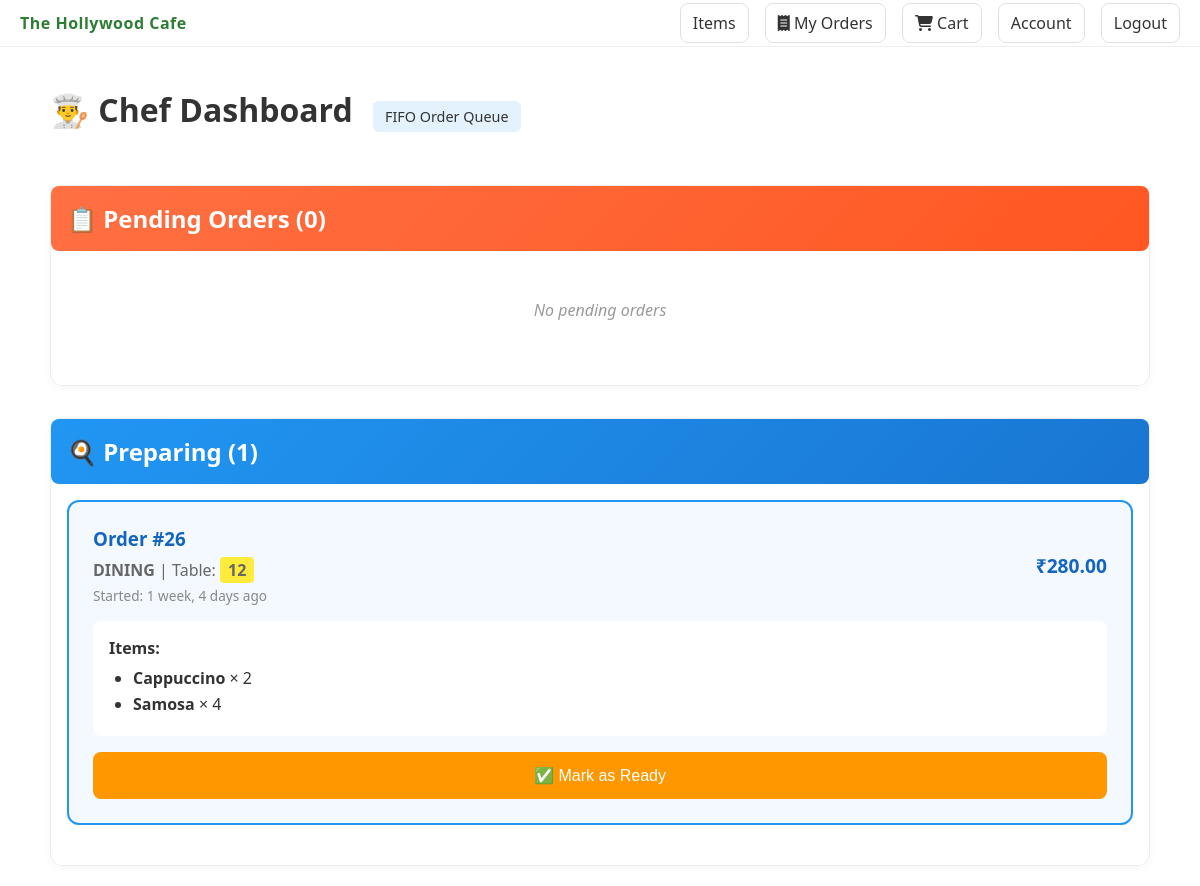
The page /chef/ (signed in) on the database its author committed.
### cafe/models.py (models this page shows, shortened)
class TimeStampedModel(models.Model):
    created_at = models.DateTimeField(auto_now_add=True)
    updated_at = models.DateTimeField(auto_now=True)
    class Meta:
        abstract = True

class Order(TimeStampedModel):
    ORDER_TYPE_CHOICES = (
        ('DINING', 'Dining'),
        ('DELIVERY', 'Delivery'),
    )
    STATUS_CHOICES = (
        ('PENDING_PAYMENT', 'Pending Payment'),
        ('PAID', 'Paid'),
        ('PREPARING', 'Preparing'),
        ('READY_FOR_DELIVERY', 'Ready for Delivery'),
        ('OUT_FOR_DELIVERY', 'Out for Delivery'),
        ('COMPLETED', 'Completed'),
        ('CANCELED', 'Canceled'),
        ('REJECTED', 'Rejected'),
    )
    customer = models.ForeignKey(Customer, on_delete=models.SET_NULL, null=True, related_name='orders')
    order_type = models.CharField(max_length=20, choices=ORDER_TYPE_CHOICES)
    table_no = models.CharField(max_length=20, blank=True)  # only for dining
    delivery_address = models.ForeignKey(Address, on_delete=models.SET_NULL, null=True, blank=True)
    total_amount = models.DecimalField(max_digits=12, decimal_places=2)
    status = models.CharField(max_length=20, choices=STATUS_CHOICES, default='PENDING_PAYMENT')
    sent_to_chef_at = models.DateTimeField(null=True, blank=True)
    preparing_started_at = models.DateTimeField(null=True, blank=True)
    ready_at = models.DateTimeField(null=True, blank=True)
    completed_at = models.DateTimeField(null=True, blank=True)
    class Meta:
        ordering = ['-created_at']

class OrderItem(models.Model):
    order = models.ForeignKey(Order, on_delete=models.CASCADE, related_name='items')
    item = models.ForeignKey(Item, on_delete=models.SET_NULL, null=True)
    quantity = models.PositiveIntegerField()
    unit_price = models.DecimalField(max_digits=10, decimal_places=2)

class Item(TimeStampedModel):
    name = models.CharField(max_length=200)
    description = models.TextField(blank=True)
    price = models.DecimalField(max_digits=10, decimal_places=2)
    image = models.ImageField(upload_to='items/', blank=True, null=True)
    is_active = models.BooleanField(default=True)
    category = models.ForeignKey(ItemCategory, on_delete=models.SET_NULL, null=True, blank=True, related_name='items')

### cafe/views.py (the view)
# urls.py: path('chef/', views.chef_dashboard, name='chef_dashboard'),
@login_required
@user_passes_test(is_chef)
def chef_dashboard(request):
    from django.utils import timezone
    pending_orders = Order.objects.filter(
        status='PAID'
    ).select_related('customer', 'delivery_address').prefetch_related('items__item').order_by('sent_to_chef_at', 'created_at')
    preparing_orders = Order.objects.filter(
        status='PREPARING'
    ).select_related('customer', 'delivery_address').prefetch_related('items__item').order_by('preparing_started_at')
    context = {
        'pending_orders': pending_orders,
        'preparing_orders': preparing_orders,
    }
    return render(request, 'cafe/chef_dashboard.html', context)

### cafe/context_processors.py (called while the page is built)
def cart_context(request):
    try:
        cart = get_or_create_cart(request)
        count = sum(ci.quantity for ci in cart.items.all())
        total = sum(ci.subtotal for ci in cart.items.all())
    except Exception:
        count = 0
        total = 0
    return {
        'cart_count': count,
        'cart_total': total,
    }

### cafe/utils.py (called while the page is built)
def get_or_create_cart(request):
    if not request.session.session_key:
        request.session.save()
    session_key = request.session.session_key
    cart = Cart.objects.filter(session_key=session_key, status='OPEN').first()
    if request.user.is_authenticated and hasattr(request.user, 'customer_profile'):
        customer = request.user.customer_profile
        if cart:
            cart.customer = customer
            cart.save()
        else:
            cart = Cart.objects.filter(customer=customer, status='OPEN').first()
            if not cart:
                cart = Cart.objects.create(session_key=session_key, customer=customer, status='OPEN')
    elif not cart:
        cart = Cart.objects.create(session_key=session_key, status='OPEN')
    return cart

### cafe/views.py (called while the page is built)
def is_chef(user):
    return user.is_authenticated and (user.groups.filter(name='Chef').exists() or user.is_staff)

### cafe/templates/cafe/chef_dashboard.html (shortened to what this page needs)
{% extends 'base.html' %}
{% block content %}
<div style="margin-bottom:2rem;">
  <h1 style="display:inline-block;margin-right:1rem;">👨‍🍳 Chef Dashboard</h1>
  <span style="background:#e3f2fd;padding:6px 12px;border-radius:6px;font-size:0.9rem;">FIFO Order Queue</span>
</div>
<div class="card" style="margin-bottom:2rem;">
  <h2 style="background:linear-gradient(135deg, #ff7043 0%, #ff5722 100%);color:white;padding:1rem;border-radius:8px;margin:-16px -16px 1rem -16px;">
    📋 Pending Orders ({{ pending_orders.count }})
  </h2>
  {% if pending_orders %}
    {% for order in pending_orders %}
    <div style="border:2px solid #ff7043;border-radius:12px;padding:1.5rem;margin-bottom:1.5rem;background:#fff8f3;">
      <div style="display:flex;justify-content:space-between;align-items:center;margin-bottom:1rem;">
        <div>
          <h3 style="margin:0;color:#d84315;">Order #{{ order.id }}</h3>
          <p style="margin:0.5rem 0 0 0;color:#666;">
            <strong>{{ order.order_type }}</strong>
            {% if order.order_type == 'DINING' %}
              | Table: <span style="background:#ffeb3b;padding:2px 8px;border-radius:4px;font-weight:600;">{{ order.table_no }}</span>
            {% endif %}
          </p>
          <p style="margin:0.3rem 0 0 0;font-size:0.85rem;color:#888;">
            Customer: {{ order.customer.name }} | {{ order.customer.phone }}
          </p>
        </div>
        <div style="text-align:right;">
          <p style="margin:0;font-size:1.2rem;font-weight:700;color:#d84315;">₹{{ order.total_amount }}</p>
          <p style="margin:0.3rem 0 0 0;font-size:0.8rem;color:#666;">
            {{ order.created_at|timesince }} ago
          </p>
        </div>
      </div>
      <div style="background:white;border-radius:8px;padding:1rem;margin-bottom:1rem;">
        <strong style="color:#333;">Items:</strong>
        <ul style="margin:0.5rem 0 0 0;padding-left:1.5rem;">
          {% for item in order.items.all %}
            <li style="margin:0.3rem 0;">
              <strong>{{ item.item.name }}</strong> × {{ item.quantity }}
              {% if item.item.description %}
                <span style="color:#888;font-size:0.85rem;">({{ item.item.description|truncatewords:10 }})</span>
              {% endif %}
            </li>
          {% endfor %}
        </ul>
      </div>
      <form method="post" action="{% url 'chef_start_preparing' order.id %}" style="margin:0;">
        {% csrf_token %}
        <button type="submit" class="btn" style="width:100%;background:#4caf50;font-size:1rem;padding:14px;">
          🚀 Start Preparing
        </button>
      </form>
    </div>
    {% endfor %}
  {% else %}
    <p style="text-align:center;color:#999;padding:2rem;"><em>No pending orders</em></p>
  {% endif %}
</div>
<div class="card">
  <h2 style="background:linear-gradient(135deg, #2196f3 0%, #1976d2 100%);color:white;padding:1rem;border-radius:8px;margin:-16px -16px 1rem -16px;">
    🍳 Preparing ({{ preparing_orders.count }})
  </h2>
  {% if preparing_orders %}
    {% for order in preparing_orders %}
    <div style="border:2px solid #2196f3;border-radius:12px;padding:1.5rem;margin-bottom:1.5rem;background:#f3f9ff;">
      <div style="display:flex;justify-content:space-between;align-items:center;margin-bottom:1rem;">
        <div>
          <h3 style="margin:0;color:#1565c0;">Order #{{ order.id }}</h3>
          <p style="margin:0.5rem 0 0 0;color:#666;">
            <strong>{{ order.order_type }}</strong>
            {% if order.order_type == 'DINING' %}
              | Table: <span style="background:#ffeb3b;padding:2px 8px;border-radius:4px;font-weight:600;">{{ order.table_no }}</span>
            {% endif %}
          </p>
          <p style="margin:0.3rem 0 0 0;font-size:0.85rem;color:#888;">
            Started: {{ order.preparing_started_at|timesince }} ago
          </p>
        </div>
        <div style="text-align:right;">
          <p style="margin:0;font-size:1.2rem;font-weight:700;color:#1565c0;">₹{{ order.total_amount }}</p>
        </div>
      </div>
      <div style="background:white;border-radius:8px;padding:1rem;margin-bottom:1rem;">
        <strong style="color:#333;">Items:</strong>
        <ul style="margin:0.5rem 0 0 0;padding-left:1.5rem;">
          {% for item in order.items.all %}
            <li style="margin:0.3rem 0;">
              <strong>{{ item.item.name }}</strong> × {{ item.quantity }}
            </li>
          {% endfor %}
        </ul>
      </div>
      <form method="post" action="{% url 'chef_mark_ready' order.id %}" style="margin:0;">
        <button type="submit" class="btn" style="width:100%;background:#ff9800;font-size:1rem;padding:14px;">
          ✅ Mark as Ready
        </button>
      </form>
    </div>
    {% endfor %}
  {% else %}
    <p style="text-align:center;color:#999;padding:2rem;"><em>No orders being prepared</em></p>
  {% endif %}
</div>
{% endblock %}

### cafemanagementsystem/static/css/styles.css (style rules this page uses)
:root { --primary: #2e7d32; --accent: #ff7043; --bg: #ffffff; --text: #333333; }
body { font-family: system-ui, -apple-system, Segoe UI, Roboto, "Helvetica Neue", Arial, "Noto Sans", "Apple Color Emoji", "Segoe UI Emoji"; color: var(--text); background: var(--bg); margin: 0; }
.btn { background: var(--primary); color: white; border: none; padding: 10px 14px; border-radius: 8px; cursor: pointer; }
.card { border: 1px solid #eee; border-radius: 12px; padding: 16px; box-shadow: 0 2px 8px rgba(0,0,0,0.04); }

### rows shown on the page
Order: id "26", order_type "DINING", table_no "12", preparing_started_at "1 week, 4 days", total_amount "280.00"
OrderItem: item.name "Cappuccino", quantity "2"
OrderItem: item.name "Samosa", quantity "4"

### other values the page prints
{{ pending_orders.count }} "0"
{{ preparing_orders.count }} "1"
